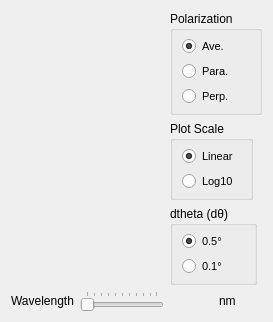
      <widget class="QWidget" name="tab_PhaseFunction">
       <attribute name="title">
        <string>Phase Function</string>
       </attribute>
       <layout class="QGridLayout" name="gridLayout_9">
        <item row="1" column="2">
         <widget class="QGroupBox" name="groupBox_PolarPlotScale">
          <property name="sizePolicy">
           <sizepolicy hsizetype="Fixed" vsizetype="MinimumExpanding">
            <horstretch>0</horstretch>
            <verstretch>0</verstretch>
           </sizepolicy>
          </property>
          <property name="minimumSize">
           <size>
            <width>75</width>
            <height>0</height>
           </size>
          </property>
          <property name="title">
           <string>Plot Scale</string>
          </property>
          <layout class="QGridLayout" name="gridLayout_GBPlotScale">
           <property name="topMargin">
            <number>6</number>
           </property>
           <property name="bottomMargin">
            <number>6</number>
           </property>
           <item row="0" column="0">
            <widget class="QRadioButton" name="radioButton_PhaseLinear">
             <property name="sizePolicy">
              <sizepolicy hsizetype="Minimum" vsizetype="Minimum">
               <horstretch>0</horstretch>
               <verstretch>0</verstretch>
              </sizepolicy>
             </property>
             <property name="font">
              <font>
               <pointsize>8</pointsize>
              </font>
             </property>
             <property name="text">
              <string>Linear</string>
             </property>
             <property name="checked">
              <bool>true</bool>
             </property>
            </widget>
           </item>
           <item row="1" column="0">
            <widget class="QRadioButton" name="radioButton_PhaseLog">
             <property name="sizePolicy">
              <sizepolicy hsizetype="Minimum" vsizetype="Minimum">
               <horstretch>0</horstretch>
               <verstretch>0</verstretch>
              </sizepolicy>
             </property>
             <property name="font">
              <font>
               <pointsize>8</pointsize>
              </font>
             </property>
             <property name="text">
              <string>Log10</string>
             </property>
            </widget>
           </item>
          </layout>
         </widget>
        </item>
        <item row="2" column="2">
         <widget class="QGroupBox" name="groupBox_PolarThetaStep">
          <property name="sizePolicy">
           <sizepolicy hsizetype="Fixed" vsizetype="MinimumExpanding">
            <horstretch>0</horstretch>
            <verstretch>0</verstretch>
           </sizepolicy>
          </property>
          <property name="minimumSize">
           <size>
            <width>75</width>
            <height>0</height>
           </size>
          </property>
          <property name="title">
           <string>dtheta (dθ)</string>
          </property>
          <layout class="QGridLayout" name="gridLayout_11">
           <property name="topMargin">
            <number>6</number>
           </property>
           <property name="rightMargin">
            <number>6</number>
           </property>
           <property name="bottomMargin">
            <number>6</number>
           </property>
           <item row="0" column="0">
            <widget class="QRadioButton" name="radioButton_Phase_DTheta0_5">
             <property name="sizePolicy">
              <sizepolicy hsizetype="Minimum" vsizetype="Minimum">
               <horstretch>0</horstretch>
               <verstretch>0</verstretch>
              </sizepolicy>
             </property>
             <property name="font">
              <font>
               <pointsize>8</pointsize>
              </font>
             </property>
             <property name="text">
              <string>0.5°</string>
             </property>
             <property name="checked">
              <bool>true</bool>
             </property>
            </widget>
           </item>
           <item row="1" column="0">
            <widget class="QRadioButton" name="radioButton_Phase_DTheta0_1">
             <property name="sizePolicy">
              <sizepolicy hsizetype="Minimum" vsizetype="Minimum">
               <horstretch>0</horstretch>
               <verstretch>0</verstretch>
              </sizepolicy>
             </property>
             <property name="font">
              <font>
               <pointsize>8</pointsize>
              </font>
             </property>
             <property name="text">
              <string>0.1°</string>
             </property>
             <property name="checked">
              <bool>false</bool>
             </property>
            </widget>
           </item>
          </layout>
         </widget>
        </item>
        <item row="0" column="0" rowspan="3" colspan="2">
         <widget class="QwtPolarPlot" name="qwtpolarplot_PhaseFunction" native="true">
          <property name="sizePolicy">
           <sizepolicy hsizetype="Minimum" vsizetype="Preferred">
            <horstretch>0</horstretch>
            <verstretch>0</verstretch>
           </sizepolicy>
          </property>
         </widget>
        </item>
        <item row="0" column="2">
         <widget class="QGroupBox" name="groupBox_Polarization">
          <property name="sizePolicy">
           <sizepolicy hsizetype="Fixed" vsizetype="MinimumExpanding">
            <horstretch>0</horstretch>
            <verstretch>0</verstretch>
           </sizepolicy>
          </property>
          <property name="minimumSize">
           <size>
            <width>75</width>
            <height>0</height>
           </size>
          </property>
          <property name="title">
           <string>Polarization</string>
          </property>
          <layout class="QGridLayout" name="gridLayout_GBPol">
           <property name="topMargin">
            <number>6</number>
           </property>
           <property name="bottomMargin">
            <number>6</number>
           </property>
           <item row="0" column="0">
            <widget class="QRadioButton" name="radioButton_PhaseAverage">
             <property name="sizePolicy">
              <sizepolicy hsizetype="Minimum" vsizetype="Minimum">
               <horstretch>0</horstretch>
               <verstretch>0</verstretch>
              </sizepolicy>
             </property>
             <property name="font">
              <font>
               <pointsize>8</pointsize>
              </font>
             </property>
             <property name="text">
              <string>Ave.</string>
             </property>
             <property name="checked">
              <bool>true</bool>
             </property>
            </widget>
           </item>
           <item row="1" column="0">
            <widget class="QRadioButton" name="radioButton_PhasePara">
             <property name="sizePolicy">
              <sizepolicy hsizetype="Minimum" vsizetype="Minimum">
               <horstretch>0</horstretch>
               <verstretch>0</verstretch>
              </sizepolicy>
             </property>
             <property name="font">
              <font>
               <pointsize>8</pointsize>
              </font>
             </property>
             <property name="text">
              <string>Para.</string>
             </property>
            </widget>
           </item>
           <item row="2" column="0">
            <widget class="QRadioButton" name="radioButton_PhasePerp">
             <property name="sizePolicy">
              <sizepolicy hsizetype="Minimum" vsizetype="Minimum">
               <horstretch>0</horstretch>
               <verstretch>0</verstretch>
              </sizepolicy>
             </property>
             <property name="font">
              <font>
               <pointsize>8</pointsize>
              </font>
             </property>
             <property name="text">
              <string>Perp.</string>
             </property>
            </widget>
           </item>
          </layout>
         </widget>
        </item>
        <item row="3" column="0">
         <widget class="QLabel" name="label_nameWL">
          <property name="sizePolicy">
           <sizepolicy hsizetype="Preferred" vsizetype="Preferred">
            <horstretch>0</horstretch>
            <verstretch>0</verstretch>
           </sizepolicy>
          </property>
          <property name="minimumSize">
           <size>
            <width>60</width>
            <height>0</height>
           </size>
          </property>
          <property name="text">
           <string>Wavelength</string>
          </property>
          <property name="alignment">
           <set>Qt::AlignCenter</set>
          </property>
         </widget>
        </item>
        <item row="3" column="2">
         <layout class="QGridLayout" name="gridLayout_WL_2">
          <item row="2" column="1">
           <widget class="QLabel" name="label_nm_PF">
            <property name="text">
             <string>nm</string>
            </property>
            <property name="alignment">
             <set>Qt::AlignLeading|Qt::AlignLeft|Qt::AlignVCenter</set>
            </property>
           </widget>
          </item>
          <item row="2" column="0">
           <widget class="QLabel" name="label_CurrentWL_PF">
            <property name="sizePolicy">
             <sizepolicy hsizetype="Minimum" vsizetype="Preferred">
              <horstretch>0</horstretch>
              <verstretch>0</verstretch>
             </sizepolicy>
            </property>
            <property name="minimumSize">
             <size>
              <width>10</width>
              <height>0</height>
             </size>
            </property>
            <property name="text">
             <string/>
            </property>
            <property name="alignment">
             <set>Qt::AlignRight|Qt::AlignTrailing|Qt::AlignVCenter</set>
            </property>
           </widget>
          </item>
         </layout>
        </item>
        <item row="3" column="1">
         <widget class="QSlider" name="slider_PF_WL">
          <property name="orientation">
           <enum>Qt::Horizontal</enum>
          </property>
          <property name="tickPosition">
           <enum>QSlider::TicksAbove</enum>
          </property>
         </widget>
        </item>
       </layout>
      </widget>
